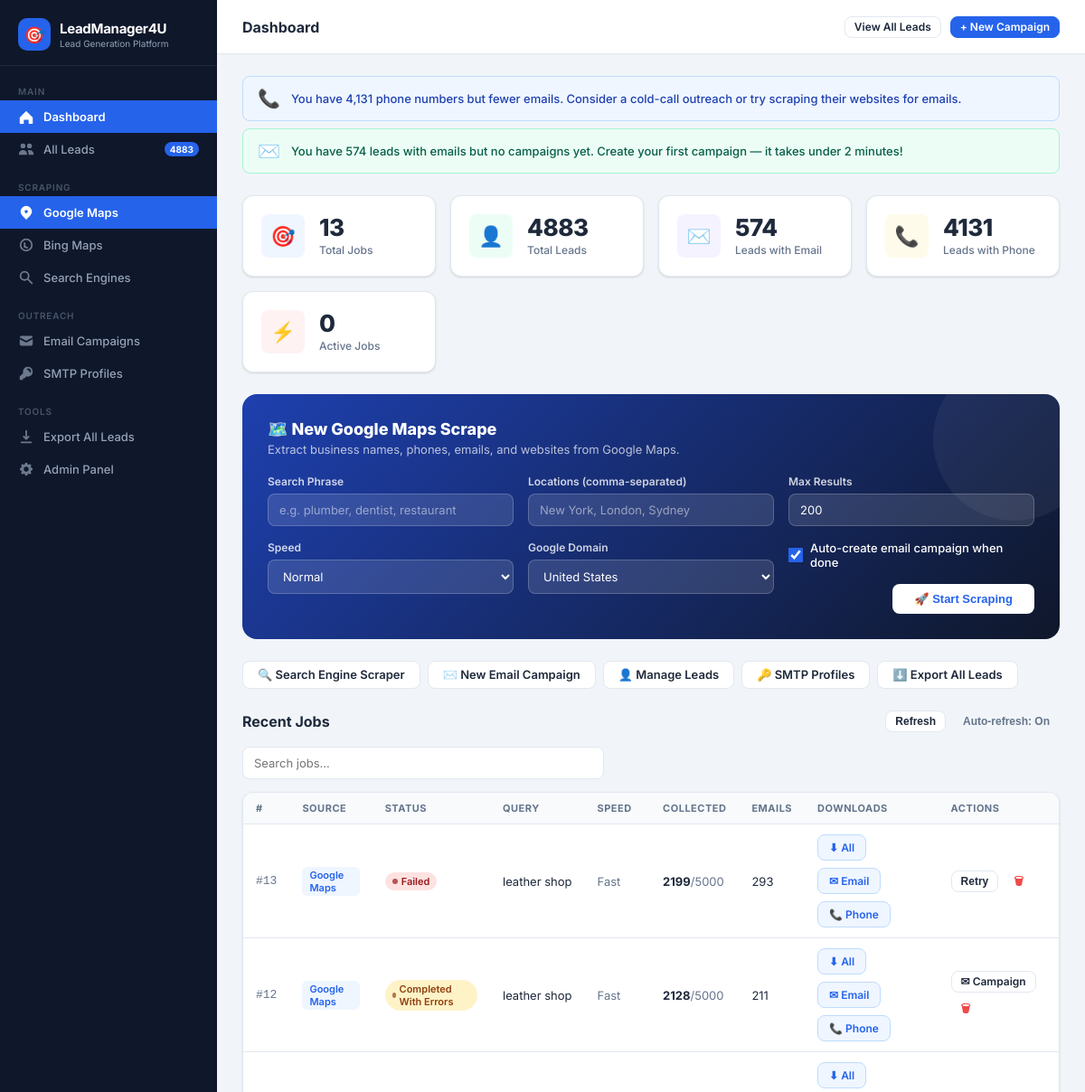
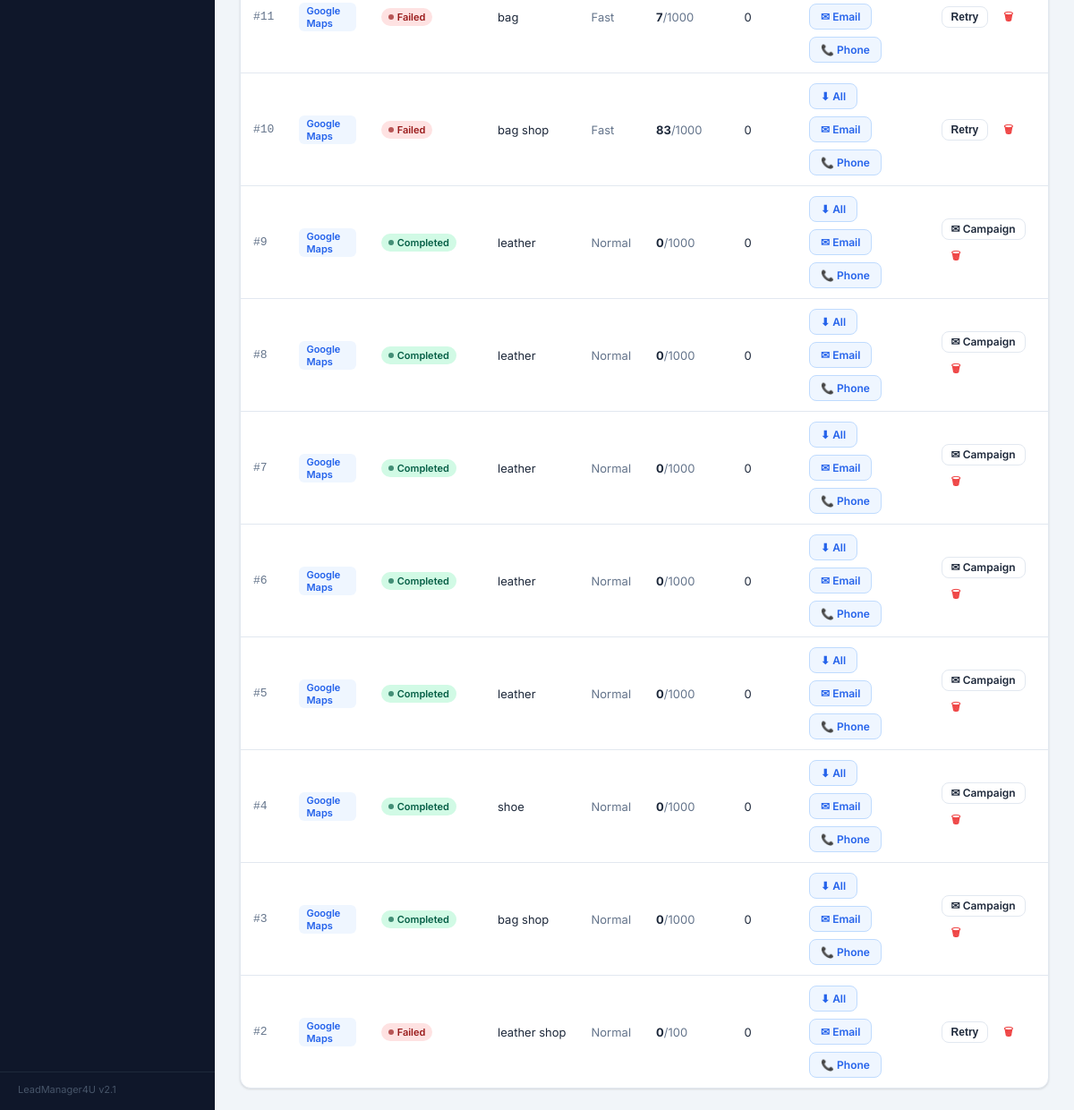
/, run on an earlier commit of the app's database (2 pictures, top to bottom).
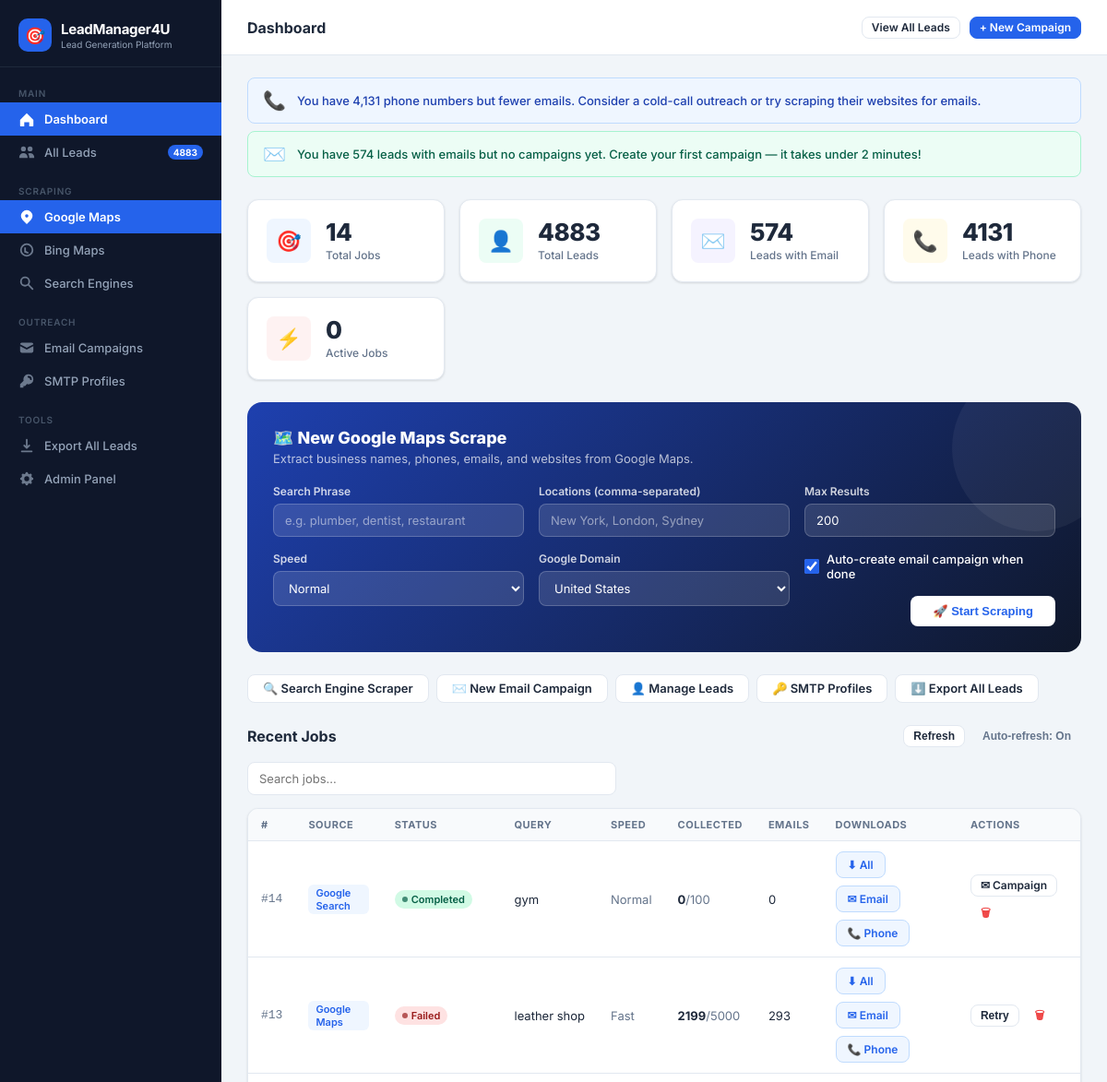
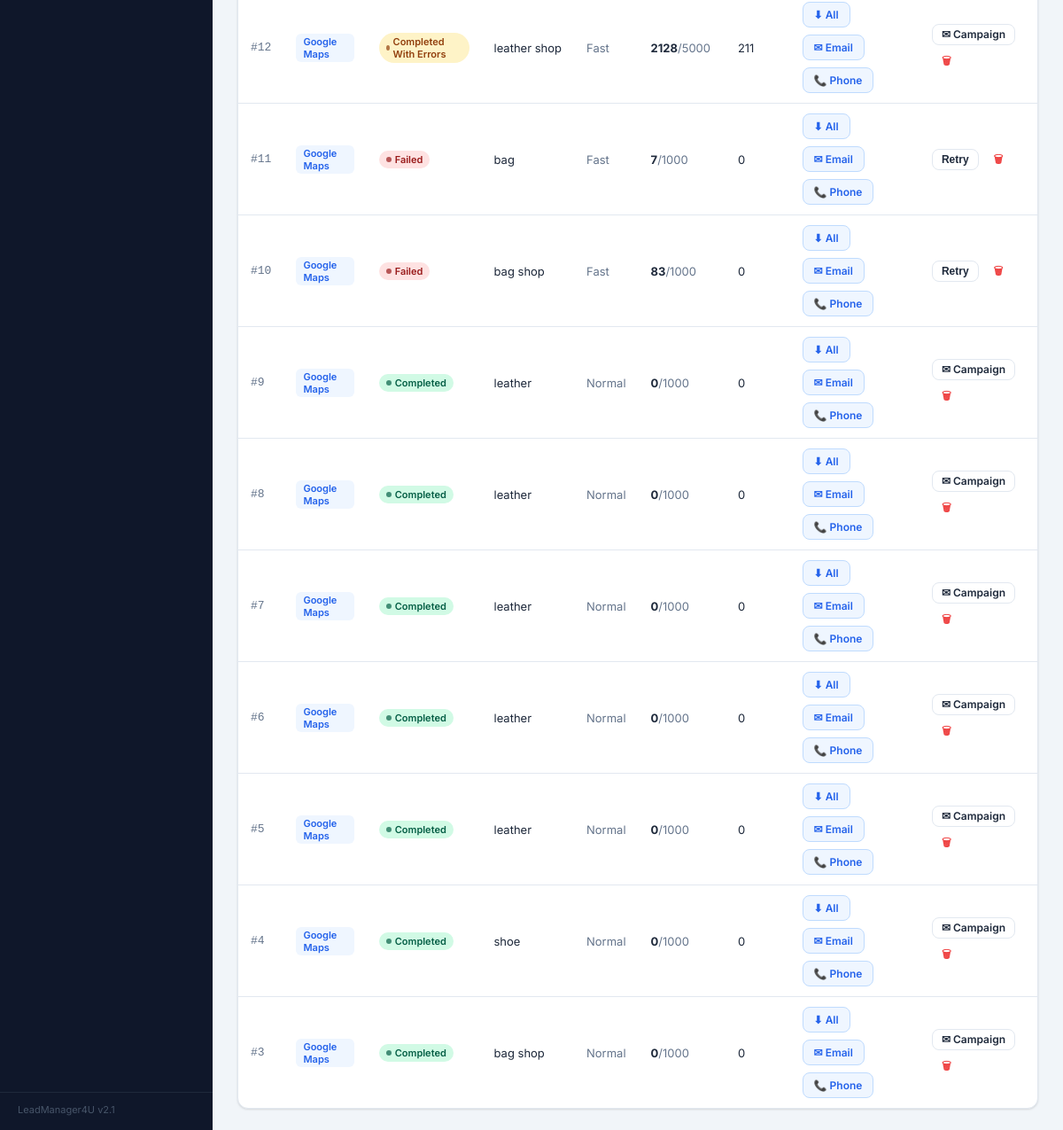
And on a later commit of the database (2 pictures, top to bottom).
### scraper/models.py (models this page shows, shortened)
class ScrapeJob(models.Model):
    STATUS_CHOICES = [
        ("queued", "Queued"),
        ("running", "Running"),
        ("paused", "Paused"),
        ("completed", "Completed"),
        ("completed_with_errors", "Completed With Errors"),
        ("failed", "Failed"),
    ]
    SPEED_CHOICES = [
        ("slow", "Slow"),
        ("normal", "Normal"),
        ("fast", "Fast"),
    ]
    SOURCE_CHOICES = [
        ("maps", "Google Maps"),
        ("bing_maps", "Bing Maps"),
        ("google", "Google Search"),
        ("bing", "Bing"),
        ("yahoo", "Yahoo"),
        ("duckduckgo", "DuckDuckGo"),
        ("yandex", "Yandex"),
        ("ecosia", "Ecosia"),
        ("ask", "Ask.com"),
    ]
    SEARCH_TYPE_CHOICES = [
        ("web", "Web Pages"),
        ("images", "Images"),
        ("videos", "Videos"),
        ("news", "News"),
    ]
    status = models.CharField(max_length=32, choices=STATUS_CHOICES, default="queued")
    source = models.CharField(max_length=32, choices=SOURCE_CHOICES, default="maps")
    search_phrase = models.CharField(max_length=255)
    domain = models.CharField(max_length=32, default="com", blank=True)
    locations = models.TextField(blank=True)
    country = models.CharField(max_length=8, blank=True, default="",
                               help_text="Country code e.g. us, uk, in, au (for search engines)")
    search_type = models.CharField(max_length=16, choices=SEARCH_TYPE_CHOICES, default="web",
                                   help_text="Search type for Google (web, images, videos, news)")
    max_results = models.PositiveIntegerField(default=1000)
    total_results = models.PositiveIntegerField(default=0)
    collected_listings = models.PositiveIntegerField(default=0)
    processed_listings = models.PositiveIntegerField(default=0)
    emails_found = models.PositiveIntegerField(default=0)
    total_locations = models.PositiveIntegerField(default=0)
    processed_locations = models.PositiveIntegerField(default=0)
    last_error = models.TextField(blank=True)
    speed = models.CharField(max_length=16, choices=SPEED_CHOICES, default="normal")
    auto_campaign_created = models.BooleanField(default=False,
                                                help_text="Whether an email campaign was auto-created for this job")
    created_at = models.DateTimeField(auto_now_add=True)
    updated_at = models.DateTimeField(auto_now=True)

### scraper/views.py (the view)
# urls.py: path('', views.home, name='home'),
def home(request):
    if request.method == "POST":
        return _start_maps_job(request)
    recent_jobs = list(ScrapeJob.objects.order_by("-created_at")[:12])
    refresh_home = any(j.status in {"queued", "running", "paused"} for j in recent_jobs)
    job_stats = {
        "total": ScrapeJob.objects.count(),
        "queued": ScrapeJob.objects.filter(status="queued").count(),
        "running": ScrapeJob.objects.filter(status="running").count(),
        "paused": ScrapeJob.objects.filter(status="paused").count(),
        "completed": ScrapeJob.objects.filter(status__in=["completed", "completed_with_errors"]).count(),
    }
    stats = _global_stats()
    return render(request, "home.html", {
        "domains": DOMAINS,
        "recent_jobs": recent_jobs,
        "refresh_home": refresh_home,
        "job_stats": job_stats,
        "global_stats": stats,
        "ai_tips": _ai_tips(stats),
        "active_page": "dashboard",
    })

### scraper/views.py (called while the page is built)
def _global_stats():
    return {
        "total_jobs": ScrapeJob.objects.count(),
        "total_leads": BusinessListing.objects.count(),
        "leads_with_email": BusinessListing.objects.exclude(email="").count(),
        "leads_with_phone": BusinessListing.objects.exclude(phone="").count(),
        "active_jobs": ScrapeJob.objects.filter(status__in=["queued", "running"]).count(),
        "campaigns": EmailCampaign.objects.count(),
        "smtp_profiles": SmtpProfile.objects.count(),
    }

def _ai_tips(stats):
    tips = generate_smart_tips(stats)
    scheduled = EmailCampaign.objects.filter(status="scheduled").count()
    if scheduled:
        tips.append({
            "icon": "⏰",
            "type": "info",
            "text": f"{scheduled} campaign{'s' if scheduled > 1 else ''} scheduled and will send automatically.",
        })
    return tips[:3]  # Max 3 tips

### scraper/templates/home.html (shortened to what the changed rows need)
{% extends "base.html" %}
{% block content %}
{% if ai_tips %}
<div class="mb-24">
  {% for tip in ai_tips %}
  <div class="alert alert-{% if tip.type == 'warning' %}warning{% elif tip.type == 'success' %}success{% else %}info{% endif %} flex items-center gap-12" style="margin-bottom:8px;">
    <span style="font-size:20px; flex-shrink:0;">{{ tip.icon }}</span>
    <span>{{ tip.text }}</span>
  </div>
  {% endfor %}
</div>
{% endif %}
<div class="stats-grid">
  <div class="stat-card">
    <div class="stat-body">
      <div class="stat-value" id="stat-total-jobs">{{ global_stats.total_jobs }}</div>
      <div class="stat-label">Total Jobs</div>
    </div>
  </div>
</div>
{% if recent_jobs %}
<div class="card">
  <div class="table-wrap">
    <table class="table" id="recent-jobs-table">
      <thead>
        <tr>
          <th>#</th>
          <th>Source</th>
          <th>Status</th>
          <th>Query</th>
          <th>Speed</th>
          <th>Collected</th>
          <th>Emails</th>
          <th>Downloads</th>
          <th>Actions</th>
        </tr>
      </thead>
      <tbody id="recent-jobs-body">
        {% for job in recent_jobs %}
        <tr data-href="{% if job.source == 'maps' %}{% url 'job_detail' job.id %}{% else %}{% url 'search_job_detail' job.id %}{% endif %}">
          <td class="text-muted font-mono">#{{ job.id }}</td>
          <td><span class="source-tag">{{ job.get_source_display }}</span></td>
          <td><span class="badge badge-{{ job.status }}">{{ job.get_status_display }}</span></td>
          <td style="max-width:200px"><span class="truncate" title="{{ job.search_phrase }}">{{ job.search_phrase }}</span></td>
          <td class="text-muted">{{ job.get_speed_display }}</td>
          <td><strong>{{ job.collected_listings }}</strong><span class="text-muted">/{{ job.max_results }}</span></td>
          <td class="text-success">{{ job.emails_found }}</td>
          <td class="no-row-click">
            <div class="download-strip">
              <a class="download-btn" href="{% url 'download_job_csv' job.id %}">⬇ All</a>
              <a class="download-btn" href="{% url 'download_job_email_csv' job.id %}">✉ Email</a>
              <a class="download-btn" href="{% url 'download_job_phone_csv' job.id %}">📞 Phone</a>
            </div>
          </td>
          <td class="no-row-click">
            <div class="action-group">
              {% if job.status == "running" %}
                <form method="post" action="{% url 'pause_job' job.id %}">{% csrf_token %}<button type="submit" class="btn btn-secondary btn-sm">Pause</button></form>
                <form method="post" action="{% url 'stop_job' job.id %}">{% csrf_token %}<button type="submit" class="btn btn-danger btn-sm">Stop</button></form>
              {% elif job.status == "queued" %}
                <form method="post" action="{% url 'stop_job' job.id %}">{% csrf_token %}<button type="submit" class="btn btn-danger btn-sm">Cancel</button></form>
              {% elif job.status == "failed" %}
                <form method="post" action="{% url 'resume_job' job.id %}">{% csrf_token %}<input type="hidden" name="resume_mode" value="continue"><button type="submit" class="btn btn-secondary btn-sm">Retry</button></form>
                <form method="post" action="{% url 'delete_job' job.id %}" onsubmit="return confirm('Delete job #{{ job.id }} and all its leads?')">{% csrf_token %}<button type="submit" class="btn btn-ghost btn-sm text-danger">🗑</button></form>
              {% else %}
                {% if job.status in "completed,completed_with_errors" %}
                  <a href="{% url 'new_campaign' %}?job_id={{ job.id }}" class="btn btn-secondary btn-sm">✉ Campaign</a>
                {% endif %}
                <form method="post" action="{% url 'delete_job' job.id %}" onsubmit="return confirm('Delete job #{{ job.id }} and all its leads?')">{% csrf_token %}<button type="submit" class="btn btn-ghost btn-sm text-danger">🗑</button></form>
              {% endif %}
            </div>
          </td>
        </tr>
        {% endfor %}
      </tbody>
    </table>
  </div>
</div>
{% endif %}
{% endblock %}

What changed in the data, as far as the page shows it:
no longer on this page (row unchanged): ScrapeJob: id "2", source "Google Maps", status "Failed", search_phrase "leather shop", speed "Normal", collected_listings "0", max_results "100", emails_found "0"
added ScrapeJob: id "14", source "Google Search", status "Completed", search_phrase "gym", speed "Normal", collected_listings "0", max_results "100", emails_found "0"
Also different on the page:
{{ global_stats.total_jobs }}: "13" → "14"
